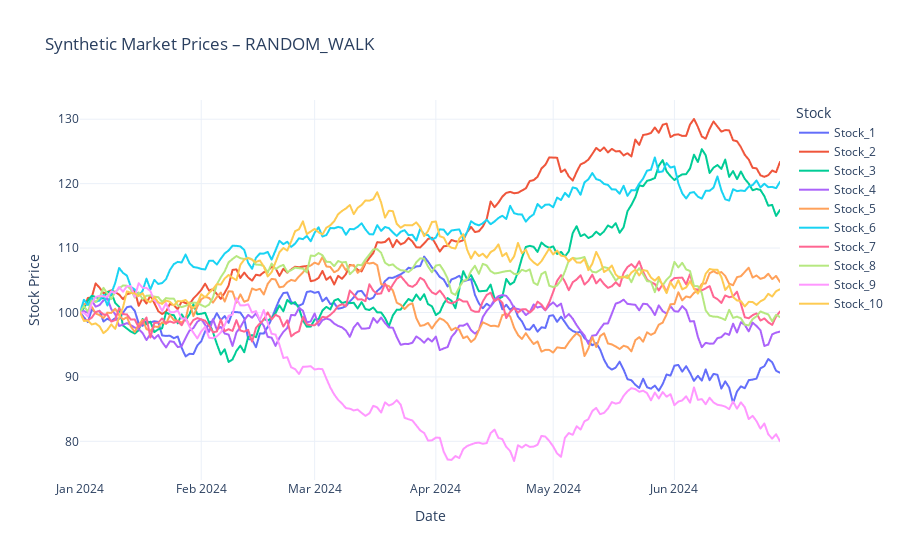
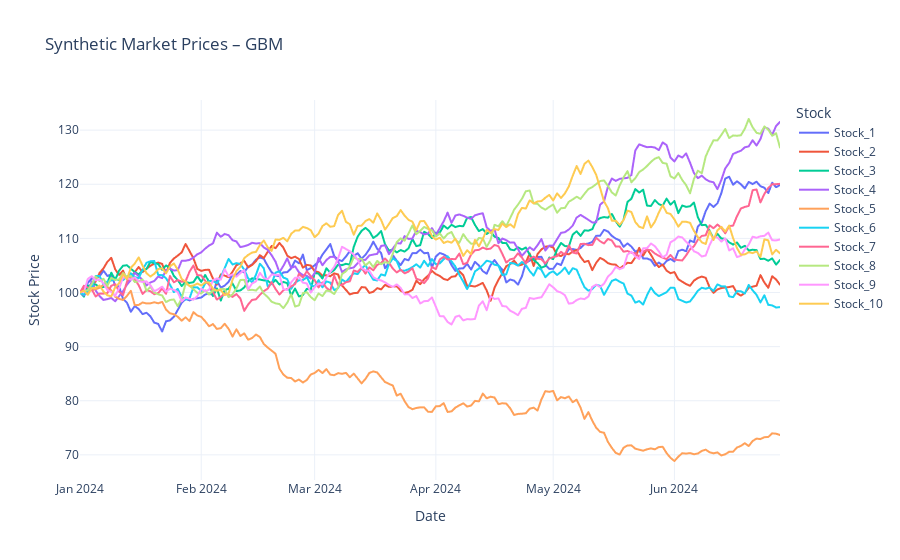
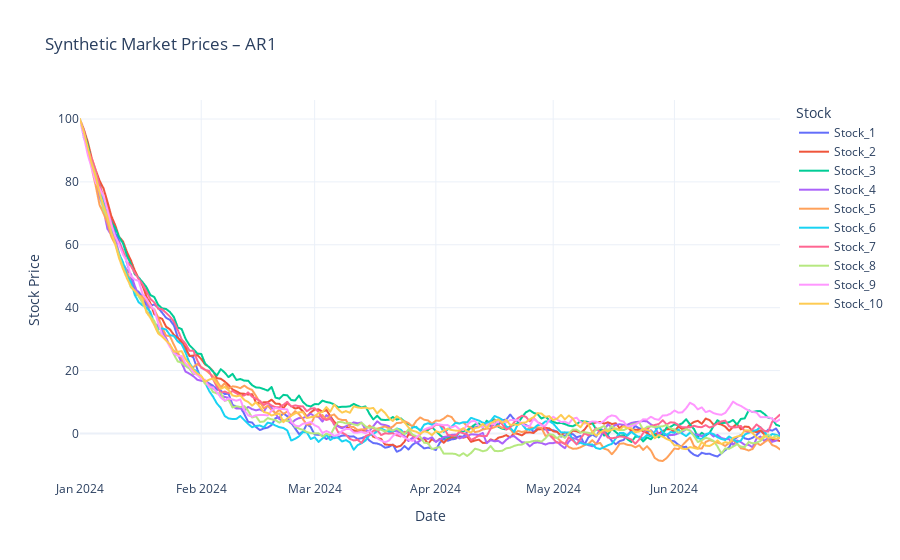
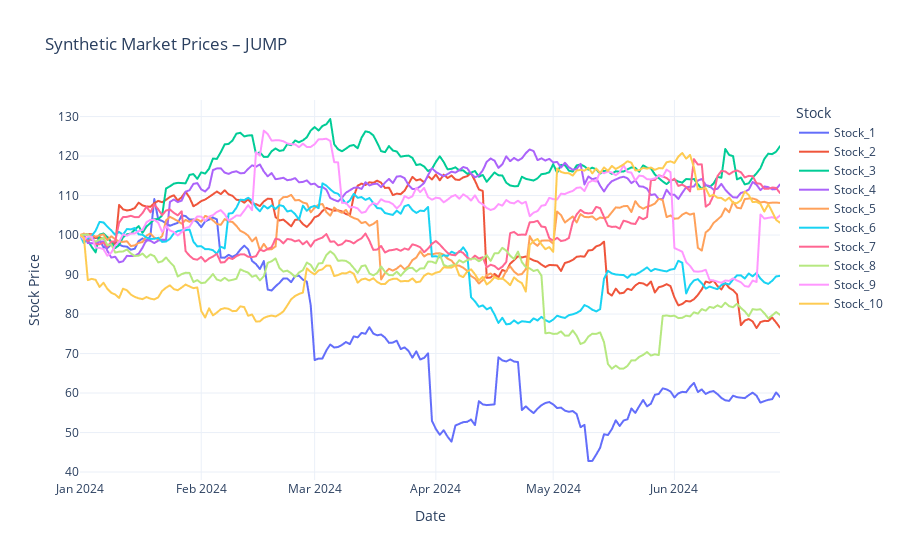

The cell these charts' notebook holds for them, in order:
### Code cell
# ---------- Run all four approaches ----------
methods = ["random_walk", "gbm", "ar1", "jump"]
for m in methods:
    print(f"\n=== {m.upper()} ===")
    data = generate_market(method=m)
    print(data.head(20))  # print first 20 rows of generated data
    plot_market(data, title=f"Synthetic Market Prices – {m.upper()}")

### Figure 1 — Plotly figure (JSON) as saved in the notebook; plotly's stock layout.template omitted (floating-point values rounded to 4 significant figures; data arrays with more than 128 entries replaced by an {"elided": "..."} marker saying what was removed)
{"data": [{"hovertemplate": "Stock=Stock_1<br>Date=%{x}<br>Stock Price=%{y}<extra></extra>", "legendgroup": "Stock_1", "line": {"color": "#636efa", "dash": "solid"}, "marker": {"symbol": "circle"}, "mode": "lines", "name": "Stock_1", "showlegend": true, "type": "scattergl", "x": {"elided": "180 str values"}, "xaxis": "x", "y": {"elided": "180 float values"}, "yaxis": "y"}, {"hovertemplate": "Stock=Stock_2<br>Date=%{x}<br>Stock Price=%{y}<extra></extra>", "legendgroup": "Stock_2", "line": {"color": "#EF553B", "dash": "solid"}, "marker": {"symbol": "circle"}, "mode": "lines", "name": "Stock_2", "showlegend": true, "type": "scattergl", "x": {"elided": "180 str values"}, "xaxis": "x", "y": {"elided": "180 float values"}, "yaxis": "y"}, {"hovertemplate": "Stock=Stock_3<br>Date=%{x}<br>Stock Price=%{y}<extra></extra>", "legendgroup": "Stock_3", "line": {"color": "#00cc96", "dash": "solid"}, "marker": {"symbol": "circle"}, "mode": "lines", "name": "Stock_3", "showlegend": true, "type": "scattergl", "x": {"elided": "180 str values"}, "xaxis": "x", "y": {"elided": "180 float values"}, "yaxis": "y"}, {"hovertemplate": "Stock=Stock_4<br>Date=%{x}<br>Stock Price=%{y}<extra></extra>", "legendgroup": "Stock_4", "line": {"color": "#ab63fa", "dash": "solid"}, "marker": {"symbol": "circle"}, "mode": "lines", "name": "Stock_4", "showlegend": true, "type": "scattergl", "x": {"elided": "180 str values"}, "xaxis": "x", "y": {"elided": "180 float values"}, "yaxis": "y"}, {"hovertemplate": "Stock=Stock_5<br>Date=%{x}<br>Stock Price=%{y}<extra></extra>", "legendgroup": "Stock_5", "line": {"color": "#FFA15A", "dash": "solid"}, "marker": {"symbol": "circle"}, "mode": "lines", "name": "Stock_5", "showlegend": true, "type": "scattergl", "x": {"elided": "180 str values"}, "xaxis": "x", "y": {"elided": "180 float values"}, "yaxis": "y"}, {"hovertemplate": "Stock=Stock_6<br>Date=%{x}<br>Stock Price=%{y}<extra></extra>", "legendgroup": "Stock_6", "line": {"color": "#19d3f3", "dash": "solid"}, "marker": {"symbol": "circle"}, "mode": "lines", "name": "Stock_6", "showlegend": true, "type": "scattergl", "x": {"elided": "180 str values"}, "xaxis": "x", "y": {"elided": "180 float values"}, "yaxis": "y"}, {"hovertemplate": "Stock=Stock_7<br>Date=%{x}<br>Stock Price=%{y}<extra></extra>", "legendgroup": "Stock_7", "line": {"color": "#FF6692", "dash": "solid"}, "marker": {"symbol": "circle"}, "mode": "lines", "name": "Stock_7", "showlegend": true, "type": "scattergl", "x": {"elided": "180 str values"}, "xaxis": "x", "y": {"elided": "180 float values"}, "yaxis": "y"}, {"hovertemplate": "Stock=Stock_8<br>Date=%{x}<br>Stock Price=%{y}<extra></extra>", "legendgroup": "Stock_8", "line": {"color": "#B6E880", "dash": "solid"}, "marker": {"symbol": "circle"}, "mode": "lines", "name": "Stock_8", "showlegend": true, "type": "scattergl", "x": {"elided": "180 str values"}, "xaxis": "x", "y": {"elided": "180 float values"}, "yaxis": "y"}, {"hovertemplate": "Stock=Stock_9<br>Date=%{x}<br>Stock Price=%{y}<extra></extra>", "legendgroup": "Stock_9", "line": {"color": "#FF97FF", "dash": "solid"}, "marker": {"symbol": "circle"}, "mode": "lines", "name": "Stock_9", "showlegend": true, "type": "scattergl", "x": {"elided": "180 str values"}, "xaxis": "x", "y": {"elided": "180 float values"}, "yaxis": "y"}, {"hovertemplate": "Stock=Stock_10<br>Date=%{x}<br>Stock Price=%{y}<extra></extra>", "legendgroup": "Stock_10", "line": {"color": "#FECB52", "dash": "solid"}, "marker": {"symbol": "circle"}, "mode": "lines", "name": "Stock_10", "showlegend": true, "type": "scattergl", "x": {"elided": "180 str values"}, "xaxis": "x", "y": {"elided": "180 float values"}, "yaxis": "y"}], "layout": {"hovermode": "x unified", "legend": {"title": {"text": "Stock"}, "tracegroupgap": 0}, "title": {"text": "Synthetic Market Prices – RANDOM_WALK"}, "xaxis": {"anchor": "y", "domain": [0, 1], "title": {"text": "Date"}}, "yaxis": {"anchor": "x", "domain": [0, 1], "title": {"text": "Stock Price"}}}}

### Figure 2 — Plotly figure (JSON) as saved in the notebook; plotly's stock layout.template omitted (floating-point values rounded to 4 significant figures; data arrays with more than 128 entries replaced by an {"elided": "..."} marker saying what was removed)
{"data": [{"hovertemplate": "Stock=Stock_1<br>Date=%{x}<br>Stock Price=%{y}<extra></extra>", "legendgroup": "Stock_1", "line": {"color": "#636efa", "dash": "solid"}, "marker": {"symbol": "circle"}, "mode": "lines", "name": "Stock_1", "showlegend": true, "type": "scattergl", "x": {"elided": "180 str values"}, "xaxis": "x", "y": {"elided": "180 float values"}, "yaxis": "y"}, {"hovertemplate": "Stock=Stock_2<br>Date=%{x}<br>Stock Price=%{y}<extra></extra>", "legendgroup": "Stock_2", "line": {"color": "#EF553B", "dash": "solid"}, "marker": {"symbol": "circle"}, "mode": "lines", "name": "Stock_2", "showlegend": true, "type": "scattergl", "x": {"elided": "180 str values"}, "xaxis": "x", "y": {"elided": "180 float values"}, "yaxis": "y"}, {"hovertemplate": "Stock=Stock_3<br>Date=%{x}<br>Stock Price=%{y}<extra></extra>", "legendgroup": "Stock_3", "line": {"color": "#00cc96", "dash": "solid"}, "marker": {"symbol": "circle"}, "mode": "lines", "name": "Stock_3", "showlegend": true, "type": "scattergl", "x": {"elided": "180 str values"}, "xaxis": "x", "y": {"elided": "180 float values"}, "yaxis": "y"}, {"hovertemplate": "Stock=Stock_4<br>Date=%{x}<br>Stock Price=%{y}<extra></extra>", "legendgroup": "Stock_4", "line": {"color": "#ab63fa", "dash": "solid"}, "marker": {"symbol": "circle"}, "mode": "lines", "name": "Stock_4", "showlegend": true, "type": "scattergl", "x": {"elided": "180 str values"}, "xaxis": "x", "y": {"elided": "180 float values"}, "yaxis": "y"}, {"hovertemplate": "Stock=Stock_5<br>Date=%{x}<br>Stock Price=%{y}<extra></extra>", "legendgroup": "Stock_5", "line": {"color": "#FFA15A", "dash": "solid"}, "marker": {"symbol": "circle"}, "mode": "lines", "name": "Stock_5", "showlegend": true, "type": "scattergl", "x": {"elided": "180 str values"}, "xaxis": "x", "y": {"elided": "180 float values"}, "yaxis": "y"}, {"hovertemplate": "Stock=Stock_6<br>Date=%{x}<br>Stock Price=%{y}<extra></extra>", "legendgroup": "Stock_6", "line": {"color": "#19d3f3", "dash": "solid"}, "marker": {"symbol": "circle"}, "mode": "lines", "name": "Stock_6", "showlegend": true, "type": "scattergl", "x": {"elided": "180 str values"}, "xaxis": "x", "y": {"elided": "180 float values"}, "yaxis": "y"}, {"hovertemplate": "Stock=Stock_7<br>Date=%{x}<br>Stock Price=%{y}<extra></extra>", "legendgroup": "Stock_7", "line": {"color": "#FF6692", "dash": "solid"}, "marker": {"symbol": "circle"}, "mode": "lines", "name": "Stock_7", "showlegend": true, "type": "scattergl", "x": {"elided": "180 str values"}, "xaxis": "x", "y": {"elided": "180 float values"}, "yaxis": "y"}, {"hovertemplate": "Stock=Stock_8<br>Date=%{x}<br>Stock Price=%{y}<extra></extra>", "legendgroup": "Stock_8", "line": {"color": "#B6E880", "dash": "solid"}, "marker": {"symbol": "circle"}, "mode": "lines", "name": "Stock_8", "showlegend": true, "type": "scattergl", "x": {"elided": "180 str values"}, "xaxis": "x", "y": {"elided": "180 float values"}, "yaxis": "y"}, {"hovertemplate": "Stock=Stock_9<br>Date=%{x}<br>Stock Price=%{y}<extra></extra>", "legendgroup": "Stock_9", "line": {"color": "#FF97FF", "dash": "solid"}, "marker": {"symbol": "circle"}, "mode": "lines", "name": "Stock_9", "showlegend": true, "type": "scattergl", "x": {"elided": "180 str values"}, "xaxis": "x", "y": {"elided": "180 float values"}, "yaxis": "y"}, {"hovertemplate": "Stock=Stock_10<br>Date=%{x}<br>Stock Price=%{y}<extra></extra>", "legendgroup": "Stock_10", "line": {"color": "#FECB52", "dash": "solid"}, "marker": {"symbol": "circle"}, "mode": "lines", "name": "Stock_10", "showlegend": true, "type": "scattergl", "x": {"elided": "180 str values"}, "xaxis": "x", "y": {"elided": "180 float values"}, "yaxis": "y"}], "layout": {"hovermode": "x unified", "legend": {"title": {"text": "Stock"}, "tracegroupgap": 0}, "title": {"text": "Synthetic Market Prices – GBM"}, "xaxis": {"anchor": "y", "domain": [0, 1], "title": {"text": "Date"}}, "yaxis": {"anchor": "x", "domain": [0, 1], "title": {"text": "Stock Price"}}}}

### Figure 3 — Plotly figure (JSON) as saved in the notebook; plotly's stock layout.template omitted (floating-point values rounded to 4 significant figures; data arrays with more than 128 entries replaced by an {"elided": "..."} marker saying what was removed)
{"data": [{"hovertemplate": "Stock=Stock_1<br>Date=%{x}<br>Stock Price=%{y}<extra></extra>", "legendgroup": "Stock_1", "line": {"color": "#636efa", "dash": "solid"}, "marker": {"symbol": "circle"}, "mode": "lines", "name": "Stock_1", "showlegend": true, "type": "scattergl", "x": {"elided": "180 str values"}, "xaxis": "x", "y": {"elided": "180 float values"}, "yaxis": "y"}, {"hovertemplate": "Stock=Stock_2<br>Date=%{x}<br>Stock Price=%{y}<extra></extra>", "legendgroup": "Stock_2", "line": {"color": "#EF553B", "dash": "solid"}, "marker": {"symbol": "circle"}, "mode": "lines", "name": "Stock_2", "showlegend": true, "type": "scattergl", "x": {"elided": "180 str values"}, "xaxis": "x", "y": {"elided": "180 float values"}, "yaxis": "y"}, {"hovertemplate": "Stock=Stock_3<br>Date=%{x}<br>Stock Price=%{y}<extra></extra>", "legendgroup": "Stock_3", "line": {"color": "#00cc96", "dash": "solid"}, "marker": {"symbol": "circle"}, "mode": "lines", "name": "Stock_3", "showlegend": true, "type": "scattergl", "x": {"elided": "180 str values"}, "xaxis": "x", "y": {"elided": "180 float values"}, "yaxis": "y"}, {"hovertemplate": "Stock=Stock_4<br>Date=%{x}<br>Stock Price=%{y}<extra></extra>", "legendgroup": "Stock_4", "line": {"color": "#ab63fa", "dash": "solid"}, "marker": {"symbol": "circle"}, "mode": "lines", "name": "Stock_4", "showlegend": true, "type": "scattergl", "x": {"elided": "180 str values"}, "xaxis": "x", "y": {"elided": "180 float values"}, "yaxis": "y"}, {"hovertemplate": "Stock=Stock_5<br>Date=%{x}<br>Stock Price=%{y}<extra></extra>", "legendgroup": "Stock_5", "line": {"color": "#FFA15A", "dash": "solid"}, "marker": {"symbol": "circle"}, "mode": "lines", "name": "Stock_5", "showlegend": true, "type": "scattergl", "x": {"elided": "180 str values"}, "xaxis": "x", "y": {"elided": "180 float values"}, "yaxis": "y"}, {"hovertemplate": "Stock=Stock_6<br>Date=%{x}<br>Stock Price=%{y}<extra></extra>", "legendgroup": "Stock_6", "line": {"color": "#19d3f3", "dash": "solid"}, "marker": {"symbol": "circle"}, "mode": "lines", "name": "Stock_6", "showlegend": true, "type": "scattergl", "x": {"elided": "180 str values"}, "xaxis": "x", "y": {"elided": "180 float values"}, "yaxis": "y"}, {"hovertemplate": "Stock=Stock_7<br>Date=%{x}<br>Stock Price=%{y}<extra></extra>", "legendgroup": "Stock_7", "line": {"color": "#FF6692", "dash": "solid"}, "marker": {"symbol": "circle"}, "mode": "lines", "name": "Stock_7", "showlegend": true, "type": "scattergl", "x": {"elided": "180 str values"}, "xaxis": "x", "y": {"elided": "180 float values"}, "yaxis": "y"}, {"hovertemplate": "Stock=Stock_8<br>Date=%{x}<br>Stock Price=%{y}<extra></extra>", "legendgroup": "Stock_8", "line": {"color": "#B6E880", "dash": "solid"}, "marker": {"symbol": "circle"}, "mode": "lines", "name": "Stock_8", "showlegend": true, "type": "scattergl", "x": {"elided": "180 str values"}, "xaxis": "x", "y": {"elided": "180 float values"}, "yaxis": "y"}, {"hovertemplate": "Stock=Stock_9<br>Date=%{x}<br>Stock Price=%{y}<extra></extra>", "legendgroup": "Stock_9", "line": {"color": "#FF97FF", "dash": "solid"}, "marker": {"symbol": "circle"}, "mode": "lines", "name": "Stock_9", "showlegend": true, "type": "scattergl", "x": {"elided": "180 str values"}, "xaxis": "x", "y": {"elided": "180 float values"}, "yaxis": "y"}, {"hovertemplate": "Stock=Stock_10<br>Date=%{x}<br>Stock Price=%{y}<extra></extra>", "legendgroup": "Stock_10", "line": {"color": "#FECB52", "dash": "solid"}, "marker": {"symbol": "circle"}, "mode": "lines", "name": "Stock_10", "showlegend": true, "type": "scattergl", "x": {"elided": "180 str values"}, "xaxis": "x", "y": {"elided": "180 float values"}, "yaxis": "y"}], "layout": {"hovermode": "x unified", "legend": {"title": {"text": "Stock"}, "tracegroupgap": 0}, "title": {"text": "Synthetic Market Prices – AR1"}, "xaxis": {"anchor": "y", "domain": [0, 1], "title": {"text": "Date"}}, "yaxis": {"anchor": "x", "domain": [0, 1], "title": {"text": "Stock Price"}}}}

### Figure 4 — Plotly figure (JSON) as saved in the notebook; plotly's stock layout.template omitted (floating-point values rounded to 4 significant figures; data arrays with more than 128 entries replaced by an {"elided": "..."} marker saying what was removed)
{"data": [{"hovertemplate": "Stock=Stock_1<br>Date=%{x}<br>Stock Price=%{y}<extra></extra>", "legendgroup": "Stock_1", "line": {"color": "#636efa", "dash": "solid"}, "marker": {"symbol": "circle"}, "mode": "lines", "name": "Stock_1", "showlegend": true, "type": "scattergl", "x": {"elided": "180 str values"}, "xaxis": "x", "y": {"elided": "180 float values"}, "yaxis": "y"}, {"hovertemplate": "Stock=Stock_2<br>Date=%{x}<br>Stock Price=%{y}<extra></extra>", "legendgroup": "Stock_2", "line": {"color": "#EF553B", "dash": "solid"}, "marker": {"symbol": "circle"}, "mode": "lines", "name": "Stock_2", "showlegend": true, "type": "scattergl", "x": {"elided": "180 str values"}, "xaxis": "x", "y": {"elided": "180 float values"}, "yaxis": "y"}, {"hovertemplate": "Stock=Stock_3<br>Date=%{x}<br>Stock Price=%{y}<extra></extra>", "legendgroup": "Stock_3", "line": {"color": "#00cc96", "dash": "solid"}, "marker": {"symbol": "circle"}, "mode": "lines", "name": "Stock_3", "showlegend": true, "type": "scattergl", "x": {"elided": "180 str values"}, "xaxis": "x", "y": {"elided": "180 float values"}, "yaxis": "y"}, {"hovertemplate": "Stock=Stock_4<br>Date=%{x}<br>Stock Price=%{y}<extra></extra>", "legendgroup": "Stock_4", "line": {"color": "#ab63fa", "dash": "solid"}, "marker": {"symbol": "circle"}, "mode": "lines", "name": "Stock_4", "showlegend": true, "type": "scattergl", "x": {"elided": "180 str values"}, "xaxis": "x", "y": {"elided": "180 float values"}, "yaxis": "y"}, {"hovertemplate": "Stock=Stock_5<br>Date=%{x}<br>Stock Price=%{y}<extra></extra>", "legendgroup": "Stock_5", "line": {"color": "#FFA15A", "dash": "solid"}, "marker": {"symbol": "circle"}, "mode": "lines", "name": "Stock_5", "showlegend": true, "type": "scattergl", "x": {"elided": "180 str values"}, "xaxis": "x", "y": {"elided": "180 float values"}, "yaxis": "y"}, {"hovertemplate": "Stock=Stock_6<br>Date=%{x}<br>Stock Price=%{y}<extra></extra>", "legendgroup": "Stock_6", "line": {"color": "#19d3f3", "dash": "solid"}, "marker": {"symbol": "circle"}, "mode": "lines", "name": "Stock_6", "showlegend": true, "type": "scattergl", "x": {"elided": "180 str values"}, "xaxis": "x", "y": {"elided": "180 float values"}, "yaxis": "y"}, {"hovertemplate": "Stock=Stock_7<br>Date=%{x}<br>Stock Price=%{y}<extra></extra>", "legendgroup": "Stock_7", "line": {"color": "#FF6692", "dash": "solid"}, "marker": {"symbol": "circle"}, "mode": "lines", "name": "Stock_7", "showlegend": true, "type": "scattergl", "x": {"elided": "180 str values"}, "xaxis": "x", "y": {"elided": "180 float values"}, "yaxis": "y"}, {"hovertemplate": "Stock=Stock_8<br>Date=%{x}<br>Stock Price=%{y}<extra></extra>", "legendgroup": "Stock_8", "line": {"color": "#B6E880", "dash": "solid"}, "marker": {"symbol": "circle"}, "mode": "lines", "name": "Stock_8", "showlegend": true, "type": "scattergl", "x": {"elided": "180 str values"}, "xaxis": "x", "y": {"elided": "180 float values"}, "yaxis": "y"}, {"hovertemplate": "Stock=Stock_9<br>Date=%{x}<br>Stock Price=%{y}<extra></extra>", "legendgroup": "Stock_9", "line": {"color": "#FF97FF", "dash": "solid"}, "marker": {"symbol": "circle"}, "mode": "lines", "name": "Stock_9", "showlegend": true, "type": "scattergl", "x": {"elided": "180 str values"}, "xaxis": "x", "y": {"elided": "180 float values"}, "yaxis": "y"}, {"hovertemplate": "Stock=Stock_10<br>Date=%{x}<br>Stock Price=%{y}<extra></extra>", "legendgroup": "Stock_10", "line": {"color": "#FECB52", "dash": "solid"}, "marker": {"symbol": "circle"}, "mode": "lines", "name": "Stock_10", "showlegend": true, "type": "scattergl", "x": {"elided": "180 str values"}, "xaxis": "x", "y": {"elided": "180 float values"}, "yaxis": "y"}], "layout": {"hovermode": "x unified", "legend": {"title": {"text": "Stock"}, "tracegroupgap": 0}, "title": {"text": "Synthetic Market Prices – JUMP"}, "xaxis": {"anchor": "y", "domain": [0, 1], "title": {"text": "Date"}}, "yaxis": {"anchor": "x", "domain": [0, 1], "title": {"text": "Stock Price"}}}}
